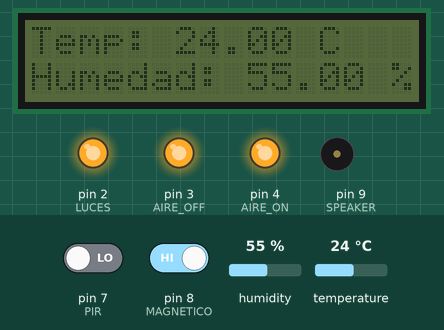
This sketch was run on a simulated Arduino Uno, built with avr-gcc and run on an emulated ATmega328P. Parts: 16×2 character LCD, output pins drawn as LEDs (lit = HIGH), buzzer (waves = sounding, pin HIGH). The inputs (shaded band) are chosen by the test bench; at power-on: temperature 24 °C, pin 8 (MAGNETICO) HIGH, humidity 55 %, pin 7 (PIR) LOW. Storage starts empty; the audio player accepts every command and is not drawn; what the sketch prints to the serial monitor is not drawn.

Above: at 1.3 s.
1.4 s: temperature set to 4 °C
At 5.7 s:
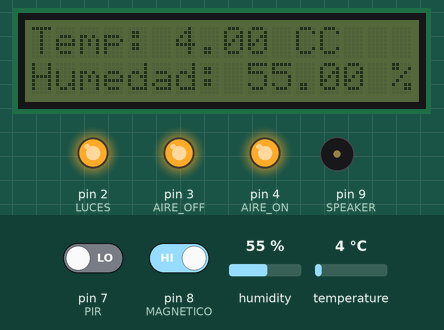
6.5 s: pin 8 (MAGNETICO) driven LOW
At 10.2 s:
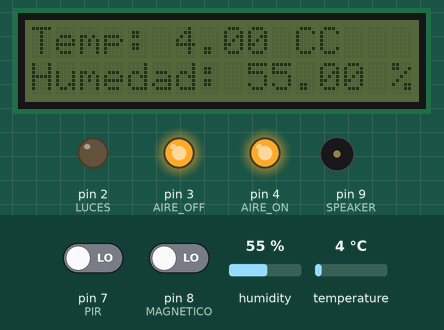
15.3 s: temperature set to 12 °C
At 21.2 s:
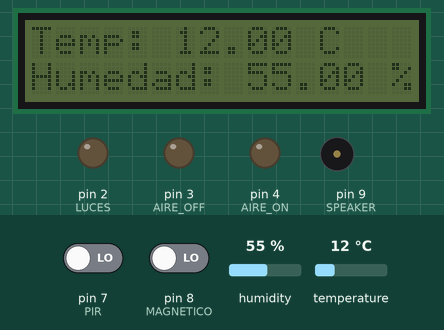
22.2 s: humidity set to 22 %
At 24.3 s:
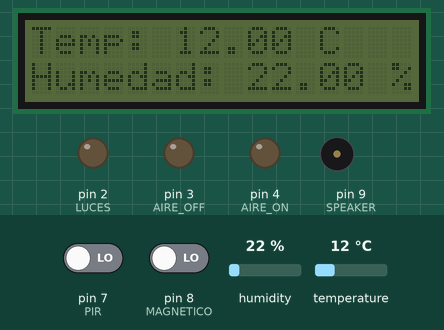
27.2 s: humidity set to 40 %
At 29.4 s:
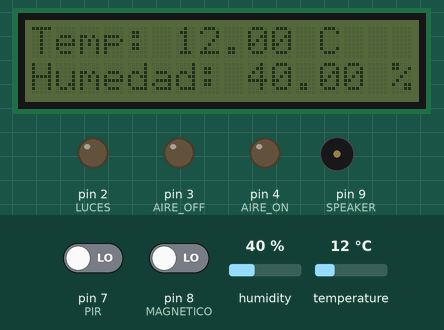
Timing chart, 0 to 30.9 s (numbered marks = the images above; inputs shaded):
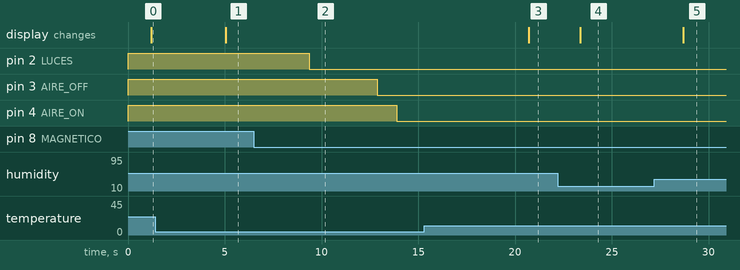

Measured:
- after the input at 1.4 s, the display: changes after 3.6 s (image 1)
- after the input at 6.5 s, pin 2 (LUCES): HIGH → LOW after 2.9 s; pin 3 (AIRE_OFF): HIGH → LOW after 6.4 s; pin 4 (AIRE_ON): HIGH → LOW after 7.4 s
- after the input at 15.3 s, the display: changes after 5.4 s (image 3)
- after the input at 22.2 s, the display: changes after 1.2 s (image 4)
- after the input at 27.2 s, the display: changes after 1.5 s (image 5)

The sketch:

v0.0.1.ino
```cpp
/* Librerias Base del Proyecto */
#include <SPI.h> //optional
#include <SD.h>
#include <TMRpcm.h>
#include <DHT.h>
#include <Wire.h>
#include <LiquidCrystal_I2C.h>


/* Defines */
#define DHTTYPE DHT22

/* INPUTS */
const int DHT_PIN = 6;
const int PIR = 7;
const int MAGNETICO = 8;
/* OUTPUTS */
const int LUCES = 2;
const int AIRE_OFF = 3;
const int AIRE_ON = 4;
const int SPEAKER = 9;
const int CS_PIN = 10;

/* Objetos de Librerías */
LiquidCrystal_I2C lcd(0x27, 16,2);  // Set the LCD I2C address
DHT dht(DHT_PIN, DHTTYPE);
TMRpcm aud;

//Variables de Uso Global
bool ini = true;
bool start = true;
int pirState = LOW;           // de inicio no hay movimiento
int val = 0;                  // estado del pin

bool luces_state = false;
bool aire_state = false;
bool bienvenida_state = false;
int ctdPIR = 0;

void setup() {
// ------- Comunicaciones -------------
  Serial.begin(9600);
// ------- Inputs -------------
  pinMode(DHT_PIN,INPUT); // DHT22
  pinMode(PIR,INPUT); // PIR
  pinMode(MAGNETICO,INPUT); // Magnético
// ------- Outputs -------------
  pinMode(LUCES,OUTPUT); // Luces
  pinMode(AIRE_OFF,OUTPUT); // Aire Off
  pinMode(AIRE_ON,OUTPUT); // Aire On
  pinMode(SPEAKER,OUTPUT); // Speaker
  pinMode(CS_PIN,OUTPUT); // CS
// ------- Init States ---------
  digitalWrite(LUCES,OUTPUT); // Luces
  digitalWrite(AIRE_OFF,OUTPUT); // Aire Off
  digitalWrite(AIRE_ON,OUTPUT); // Aire On
// ------- DHT Init -------------
  dht.begin();
// ------- LCD Init -------------
  lcd.init();
  lcd.begin(16,2);
// ------- SD init --------------
  if(!SD.begin(CS_PIN)) {
    lcd.clear();
    lcd.setCursor(0, 0);
    lcd.print("Insertar SD Card");
    lcd.setCursor(0, 1);
    lcd.print("Y Reiniciar");
    delay(3000);
    start = false;
  }
  //aud.setVolume(7);
  //bienvenida();
}

void loop() {
  if(start){
    initialize();
    readDHT22();

    if(!luces_state){
      apagarLuces();
    }

    if(!readMagnetico()){ //si puerta Abierta
        encenderLuces();

        if(!bienvenida_state){
          bienvenida();
          bienvenida_state = true;
        }

        if(!aire_state){
          encenderAire();
        }

    }else{

      //apagarLuces();
      if(luces_state){
        encenderLuces();
      }

      readPIR();
      //apagarLuces();

    }

    /*encenderAire();
    apagarAire();*/

    //readPIR();


  }
  delay(800);

}

void initialize(){
  if(ini){
    aud.volume(7);
    lcd.setCursor(0, 0);
    lcd.print("Inicializando...");
    lcd.backlight();
    delay(1000); //tiempo en que se muestra inicio
    lcd.noBacklight();
    lcd.clear();
    ini = false;
  }
}

/* ================= Funciones de Lectura de Datos ============= */
void readDHT22(){
  float h = dht.readHumidity();
  float t = dht.readTemperature();
  //Print Temp
  lcd.setCursor(0,0);
  lcd.print("Temp: ");
  lcd.print(t);
  lcd.print(" C");
  //Print Humedad
  lcd.setCursor(0,1);
  lcd.print("Humedad: ");
  lcd.print(h);
  lcd.print(" %");
}

bool readMagnetico(){
  if(digitalRead(MAGNETICO) == LOW){
    return false;
  }else{
    return true;
  }
}

void readPIR(){
   val = digitalRead(PIR);
   if (val == HIGH)   //si está activado
   {
     encenderLuces();
     ctdPIR = 0;
     /*if (pirState == LOW)  //si previamente estaba apagado
     {
       Serial.println("Sensor parado");
       delay(1500);
       pirState = HIGH;
     }*/
     //Serial.println("Sensor parado");
     delay(1500);
   }
   else   //si esta desactivado
   {

     ctdPIR++;

     if(ctdPIR > 5){
       if(luces_state){
        apagarLuces();
       }
       if(aire_state){
        apagarAire();
       }
     }
     delay(1000);
     /*if (pirState == HIGH)  //si previamente estaba encendido
     {
       Serial.println("Sensor activado");
       delay(1500);
       pirState = LOW;
     }*/
     Serial.println("Sensor parado");
     delay(1500);
   }
}

/* ============== Funciones de Acción ============== */
void encenderLuces(){
  digitalWrite(LUCES, LOW);
  delay(500);
  luces_state = true;
  //Serial.println("Luces Encendidas");
}

void apagarLuces(){
  digitalWrite(LUCES, HIGH);
  delay(500);
  luces_state = false;
  //Serial.println("Luces apagadas");
}

void encenderAire(){
  digitalWrite(AIRE_ON, HIGH);
  digitalWrite(AIRE_OFF, LOW);
  delay(1000);
  digitalWrite(AIRE_ON, LOW);
  digitalWrite(AIRE_OFF, LOW);
  delay(1000);
  aud.play("aireon.wav");
  delay(5000);
  aire_state = true;
}

void apagarAire(){
  digitalWrite(AIRE_ON, LOW);
  digitalWrite(AIRE_OFF, HIGH);
  delay(1500);
  digitalWrite(AIRE_ON, LOW);
  digitalWrite(AIRE_OFF, LOW);
  delay(1000);
  aud.play("aireoff.wav");
  delay(5000);
  aire_state = false;
}

void bienvenida(){
  aud.play("wel.wav");
  delay(3000);
}

void bienvenidoIng(){
  aud.play("weling.wav");
  delay(5000);
}
```
